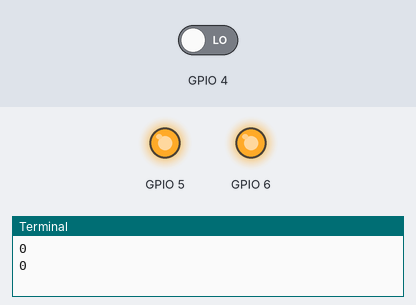
The program below on a simulated Raspberry Pi (BCM pin numbers). Shown: output pins drawn as LEDs (lit = HIGH), the last lines printed to the terminal. Dashed ring = blinking. The test bench sets the inputs (shaded band); at power-on: GPIO 4 LOW.

Above: at 1.2 s.
1.3 s: GPIO 4 driven HIGH
At 1.9 s:
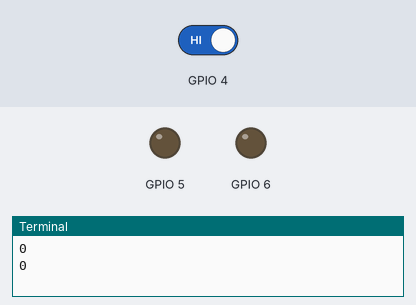
3.0 s: GPIO 4 driven LOW
At 3.4 s:
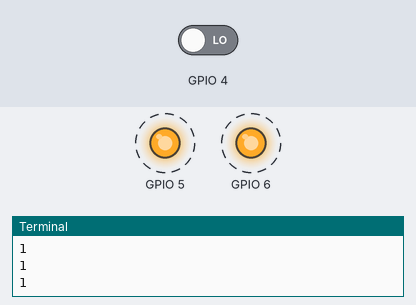
Timing chart, 0 to 12.0 s (numbered marks = the images above; inputs shaded):
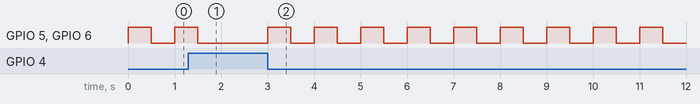

Measured:
- after the input at 1.3 s, GPIO 5, GPIO 6: goes on until 1.5 s, then stays LOW
- after the input at 3.0 s, GPIO 5, GPIO 6: alternates HIGH for 0.50 s and LOW for 0.50 s, starting at once

The program:

8_collision_alert.py
```python
# collision alert

import gpiod
import time


chip = gpiod.Chip('gpiochip4')
collision_pin = 4
buzzer_pin = 5
led_pin = 6

collision_line = chip.get_line(collision_pin)
buzzer_line = chip.get_line(buzzer_pin)
led_line = chip.get_line(led_pin)

collision_line.request(consumer="Button", type=gpiod.LINE_REQ_DIR_IN)
buzzer_line.request(consumer="LED", type=gpiod.LINE_REQ_DIR_OUT)
led_line.request(consumer="LED", type=gpiod.LINE_REQ_DIR_OUT)

try:
    while True:
        print(collision_line.get_value())
        if collision_line.get_value() == 0:
            buzzer_line.set_value(1)
            led_line.set_value(1)
            time.sleep(0.5)
            buzzer_line.set_value(0)
            led_line.set_value(0)
            time.sleep(0.5)
        else:
            buzzer_line.set_value(0)
            led_line.set_value(0)

finally:
    led_line.release()
    buzzer_line.release()
    collision_line.release()
```
